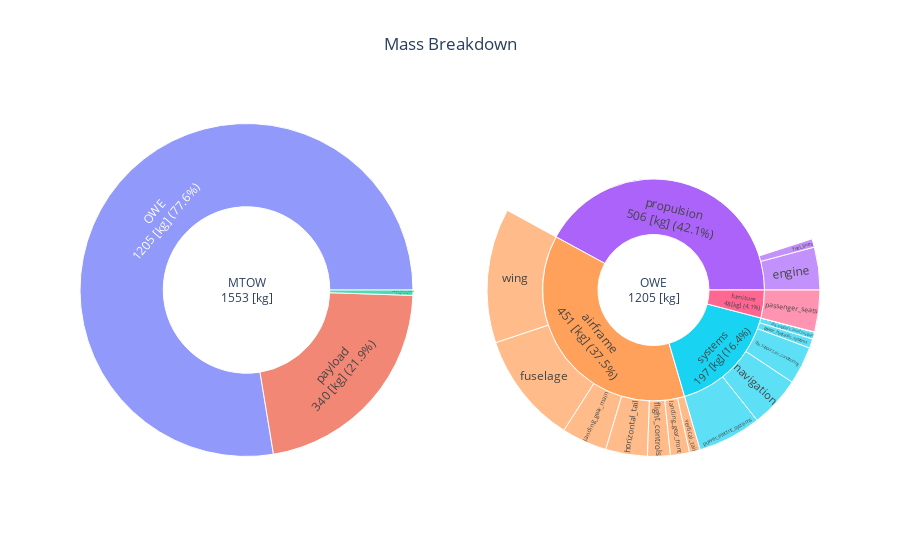

Write notebook code for a chart like this one.
### Markdown cell above
This first mass breakdown plot enables to visualize the Maximum TakeOff Weight (MTOW) and Overall Weight Empty (OWE) for a single design.

### Code cell
fig = mass_breakdown_sun_plot(Fuel_cell_150nm_MDA_OUTPUT_FILE)
fig.show()

### Figure 1 — Plotly figure (JSON) as saved in the notebook; plotly's stock layout.template omitted (floating-point values rounded to 4 significant figures)
{"data": [{"branchvalues": "total", "domain": {"x": [0, 0.45], "y": [0, 1]}, "labels": ["MTOW<br>1553 [kg]", "payload<br>340 [kg] (21.9%)", "onboard_fuel_at_takeoff<br>8 [kg] (0.5%)", "OWE<br>1205 [kg] (77.6%)"], "parents": ["", "MTOW<br>1553 [kg]", "MTOW<br>1553 [kg]", "MTOW<br>1553 [kg]"], "type": "sunburst", "values": [1553.0, 340, 8.042, 1205.0]}, {"branchvalues": "total", "domain": {"x": [0.55, 1], "y": [0, 1]}, "labels": ["OWE<br>1205 [kg]", "airframe<br>451 [kg] (37.5%)", "furniture<br>48 [kg] (4.1%)", "propulsion<br>506 [kg] (42.1%)", "systems<br>197 [kg] (16.4%)", "flight_controls", "fuselage", "horizontal_tail", "vertical_tail", "wing", "landing_gear_front", "landing_gear_main", "passenger_seats", "engine", "fuel_lines", "unusable_fuel", "navigation", "life_support_air_conditioning", "life_support_de_icing", "life_support_fixed_oxygen", "life_support_insulation", "life_support_internal_lighting", "life_support_seat_installation", "life_support_security_kits", "power_electric_systems", "power_hydraulic_systems"], "parents": ["", "OWE<br>1205 [kg]", "OWE<br>1205 [kg]", "OWE<br>1205 [kg]", "OWE<br>1205 [kg]", "airframe<br>451 [kg] (37.5%)", "airframe<br>451 [kg] (37.5%)", "airframe<br>451 [kg] (37.5%)", "airframe<br>451 [kg] (37.5%)", "airframe<br>451 [kg] (37.5%)", "airframe<br>451 [kg] (37.5%)", "airframe<br>451 [kg] (37.5%)", "furniture<br>48 [kg] (4.1%)", "propulsion<br>506 [kg] (42.1%)", "propulsion<br>506 [kg] (42.1%)", "propulsion<br>506 [kg] (42.1%)", "systems<br>197 [kg] (16.4%)", "systems<br>197 [kg] (16.4%)", "systems<br>197 [kg] (16.4%)", "systems<br>197 [kg] (16.4%)", "systems<br>197 [kg] (16.4%)", "systems<br>197 [kg] (16.4%)", "systems<br>197 [kg] (16.4%)", "systems<br>197 [kg] (16.4%)", "systems<br>197 [kg] (16.4%)", "systems<br>197 [kg] (16.4%)"], "type": "sunburst", "values": [1205.0, 451.4, 48.9, 506.9, 197.9, 26.63, 130.5, 48.81, 12.59, 157.5, 22.3, 53.08, 48.9, 50, 10, 0.5, 59.87, 44.28, 0, 8.403, 0, 0, 0, 0, 74.44, 10.87]}], "layout": {"title": {"text": "Mass Breakdown", "x": 0.5}}}
